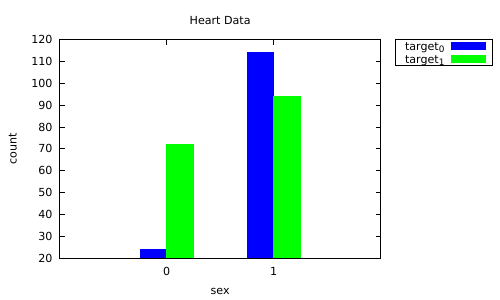

The gnuplot source for this figure:
set terminal pdf 
set output 'q4a.pdf'
set title 'Heart Data'
set datafile separator ","
set xlabel 'sex'
set ylabel 'count'
set key out top box
set style data histograms
set style fill solid
plot 'q4a.csv' using 2:xtic(1) ti col lc "blue" , '' using 3:xtic(1) title col lc "green"